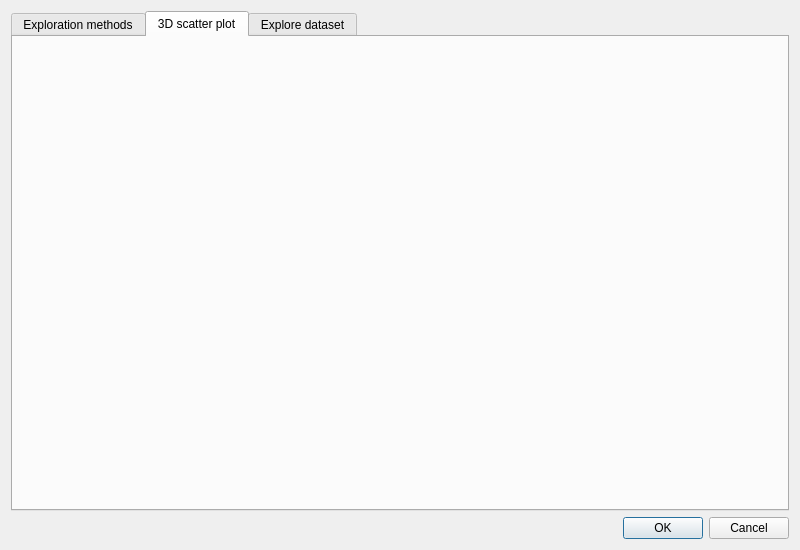
<?xml version="1.0" encoding="UTF-8"?>
<ui version="4.0">
 <class>Dialog</class>
 <widget class="QDialog" name="Dialog">
  <property name="geometry">
   <rect>
    <x>0</x>
    <y>0</y>
    <width>800</width>
    <height>550</height>
   </rect>
  </property>
  <property name="windowTitle">
   <string>EIS Explore</string>
  </property>
  <layout class="QGridLayout" name="gridLayout">
   <item row="0" column="0">
    <widget class="QTabWidget" name="tab_widget">
     <property name="currentIndex">
      <number>1</number>
     </property>
     <widget class="QWidget" name="methods_tab">
      <attribute name="title">
       <string>Exploration methods</string>
      </attribute>
      <widget class="QWidget" name="layoutWidget">
       <property name="geometry">
        <rect>
         <x>20</x>
         <y>20</y>
         <width>106</width>
         <height>174</height>
        </rect>
       </property>
       <layout class="QVBoxLayout" name="verticalLayout_2">
        <item>
         <widget class="QLabel" name="label_15">
          <property name="text">
           <string>Methods</string>
          </property>
         </widget>
        </item>
        <item>
         <widget class="QPushButton" name="pushButton_5">
          <property name="text">
           <string>PCA</string>
          </property>
         </widget>
        </item>
        <item>
         <widget class="QPushButton" name="pushButton_11">
          <property name="text">
           <string>Clustering</string>
          </property>
         </widget>
        </item>
        <item>
         <widget class="QPushButton" name="pushButton_13">
          <property name="text">
           <string>Zonal analysis</string>
          </property>
         </widget>
        </item>
       </layout>
      </widget>
     </widget>
     <widget class="QWidget" name="three_d_tab">
      <attribute name="title">
       <string>3D scatter plot</string>
      </attribute>
      <layout class="QHBoxLayout" name="horizontalLayout">
       <item>
        <widget class="QWidget" name="container" native="true"/>
       </item>
      </layout>
     </widget>
     <widget class="QWidget" name="explore_dataset_tab">
      <attribute name="title">
       <string>Explore dataset</string>
      </attribute>
      <layout class="QGridLayout" name="gridLayout_4">
       <item row="0" column="0">
        <layout class="QVBoxLayout" name="verticalLayout">
         <item>
          <layout class="QFormLayout" name="formLayout">
           <item row="0" column="0">
            <widget class="QLabel" name="label">
             <property name="text">
              <string>Layer</string>
             </property>
            </widget>
           </item>
           <item row="0" column="1">
            <widget class="QgsMapLayerComboBox" name="mMapLayerComboBox"/>
           </item>
           <item row="1" column="0">
            <widget class="QLabel" name="label_19">
             <property name="text">
              <string>X</string>
             </property>
            </widget>
           </item>
           <item row="1" column="1">
            <widget class="QgsFieldComboBox" name="mFieldComboBox_2"/>
           </item>
           <item row="2" column="0">
            <widget class="QLabel" name="label_20">
             <property name="text">
              <string>Y</string>
             </property>
            </widget>
           </item>
           <item row="2" column="1">
            <widget class="QgsFieldComboBox" name="mFieldComboBox_3"/>
           </item>
           <item row="3" column="0">
            <widget class="QLabel" name="label_21">
             <property name="text">
              <string>Z</string>
             </property>
            </widget>
           </item>
           <item row="3" column="1">
            <widget class="QgsFieldComboBox" name="mFieldComboBox_4"/>
           </item>
          </layout>
         </item>
         <item>
          <layout class="QVBoxLayout" name="verticalLayout_4">
           <item>
            <widget class="QPushButton" name="pushButton">
             <property name="text">
              <string>Plot and compute</string>
             </property>
            </widget>
           </item>
           <item>
            <spacer name="verticalSpacer">
             <property name="orientation">
              <enum>Qt::Vertical</enum>
             </property>
             <property name="sizeType">
              <enum>QSizePolicy::Fixed</enum>
             </property>
             <property name="sizeHint" stdset="0">
              <size>
               <width>20</width>
               <height>4</height>
              </size>
             </property>
            </spacer>
           </item>
           <item>
            <widget class="QLabel" name="label_7">
             <property name="sizePolicy">
              <sizepolicy hsizetype="Preferred" vsizetype="Maximum">
               <horstretch>0</horstretch>
               <verstretch>0</verstretch>
              </sizepolicy>
             </property>
             <property name="font">
              <font>
               <weight>75</weight>
               <bold>true</bold>
              </font>
             </property>
             <property name="text">
              <string>Statistics</string>
             </property>
            </widget>
           </item>
           <item>
            <layout class="QGridLayout" name="gridLayout_3">
             <item row="3" column="1">
              <widget class="QLabel" name="label_13">
               <property name="text">
                <string>0,24</string>
               </property>
              </widget>
             </item>
             <item row="1" column="0">
              <widget class="QLabel" name="label_8">
               <property name="text">
                <string>Variance</string>
               </property>
              </widget>
             </item>
             <item row="3" column="0">
              <widget class="QLabel" name="label_14">
               <property name="text">
                <string>Relative standard deviation</string>
               </property>
              </widget>
             </item>
             <item row="1" column="1">
              <widget class="QLabel" name="label_22">
               <property name="text">
                <string>1,21</string>
               </property>
              </widget>
             </item>
             <item row="2" column="0">
              <widget class="QLabel" name="label_23">
               <property name="text">
                <string>Standard deviation</string>
               </property>
              </widget>
             </item>
             <item row="2" column="1">
              <widget class="QLabel" name="label_24">
               <property name="text">
                <string>1,10</string>
               </property>
              </widget>
             </item>
             <item row="0" column="0">
              <widget class="QLabel" name="label_25">
               <property name="text">
                <string>Mean</string>
               </property>
              </widget>
             </item>
             <item row="0" column="1">
              <widget class="QLabel" name="label_26">
               <property name="sizePolicy">
                <sizepolicy hsizetype="Preferred" vsizetype="Preferred">
                 <horstretch>0</horstretch>
                 <verstretch>0</verstretch>
                </sizepolicy>
               </property>
               <property name="text">
                <string>4,54</string>
               </property>
              </widget>
             </item>
            </layout>
           </item>
          </layout>
         </item>
        </layout>
       </item>
       <item row="0" column="1">
        <widget class="QWidget" name="charts_widget" native="true">
         <property name="sizePolicy">
          <sizepolicy hsizetype="Expanding" vsizetype="Preferred">
           <horstretch>0</horstretch>
           <verstretch>0</verstretch>
          </sizepolicy>
         </property>
        </widget>
       </item>
      </layout>
     </widget>
    </widget>
   </item>
   <item row="1" column="0">
    <widget class="QDialogButtonBox" name="buttonBox">
     <property name="orientation">
      <enum>Qt::Horizontal</enum>
     </property>
     <property name="standardButtons">
      <set>QDialogButtonBox::Cancel|QDialogButtonBox::Ok</set>
     </property>
    </widget>
   </item>
  </layout>
 </widget>
 <customwidgets>
  <customwidget>
   <class>QgsFieldComboBox</class>
   <extends>QComboBox</extends>
   <header>qgsfieldcombobox.h</header>
  </customwidget>
  <customwidget>
   <class>QgsMapLayerComboBox</class>
   <extends>QComboBox</extends>
   <header>qgsmaplayercombobox.h</header>
  </customwidget>
 </customwidgets>
 <resources/>
 <connections>
  <connection>
   <sender>buttonBox</sender>
   <signal>accepted()</signal>
   <receiver>Dialog</receiver>
   <slot>accept()</slot>
   <hints>
    <hint type="sourcelabel">
     <x>248</x>
     <y>254</y>
    </hint>
    <hint type="destinationlabel">
     <x>157</x>
     <y>274</y>
    </hint>
   </hints>
  </connection>
  <connection>
   <sender>buttonBox</sender>
   <signal>rejected()</signal>
   <receiver>Dialog</receiver>
   <slot>reject()</slot>
   <hints>
    <hint type="sourcelabel">
     <x>316</x>
     <y>260</y>
    </hint>
    <hint type="destinationlabel">
     <x>286</x>
     <y>274</y>
    </hint>
   </hints>
  </connection>
 </connections>
</ui>
